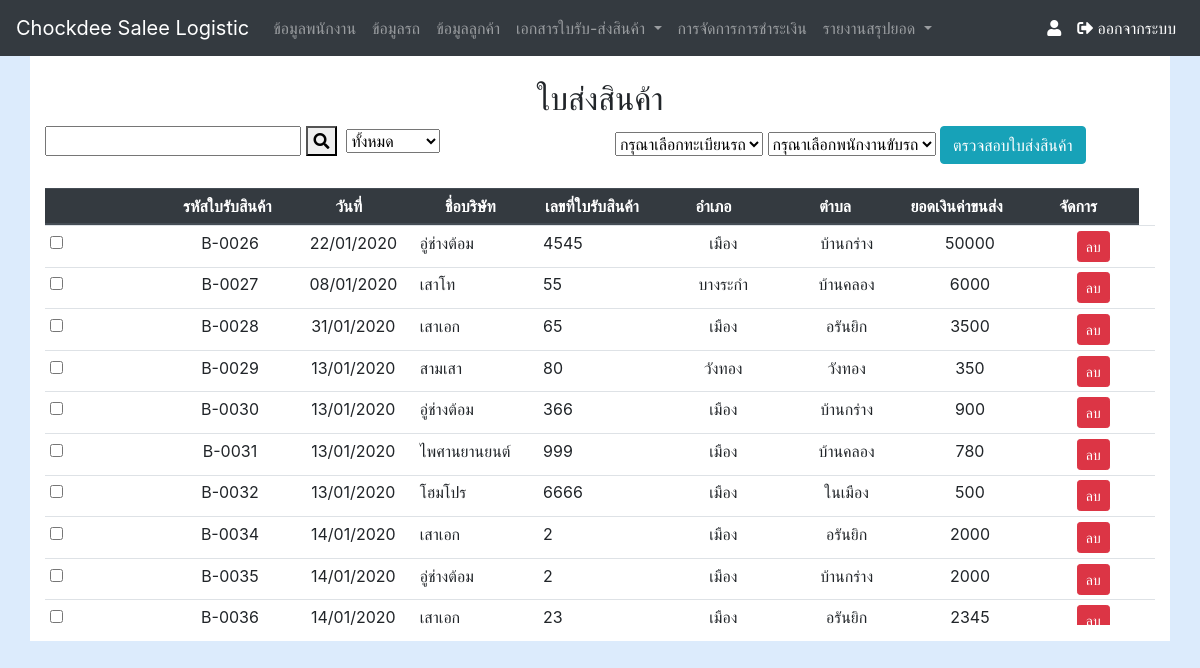
/receipt_show.php, run on the app's committed database.
### tables this page shows
CREATE TABLE `tb_waybill` (
  `wb_id` int(10) NOT NULL COMMENT 'auto',
  `wb_nbook` varchar(8) NOT NULL COMMENT 'เล่มที่',
  `wb_date` varchar(50) NOT NULL COMMENT 'วันที่',
  `wb_money` float NOT NULL COMMENT 'จำนวนเงิน',
  `wb_payment` enum('ยังไม่ได้ชำระ','ชำระแล้ว') NOT NULL COMMENT 'สถานะ',
  `wb_img` varchar(100) NOT NULL COMMENT 'รูปภาพ',
  `wb_nber` varchar(10) NOT NULL COMMENT 'เลขที่',
  `customer_id` varchar(10) NOT NULL COMMENT 'เรียกใช้มาจากตารางลูกค้า',
  `car_id` int(5) NOT NULL COMMENT 'เรียกใช้มาจากตารางข้อมูลรถ',
  `wb_id_set` varchar(8) DEFAULT NULL,
  `tb_inv_status` int(11) NOT NULL,
  `staff_id` int(11) NOT NULL
);

CREATE TABLE `tb_customer` (
  `cus_id` int(5) NOT NULL COMMENT 'รหัสลูกค้า',
  `customer_id` varchar(10) NOT NULL,
  `cus_compan` varchar(40) NOT NULL COMMENT 'ชื่อบริษัท',
  `cus_house` varchar(8) NOT NULL COMMENT 'บ้านเลขที่',
  `cus_vill` int(5) NOT NULL COMMENT 'หมู่ที่',
  `cus_sub` varchar(20) NOT NULL COMMENT 'ตำบล',
  `cus_area` varchar(20) NOT NULL COMMENT 'อำเภอ',
  `cus_pro` varchar(20) NOT NULL COMMENT 'จังหวัด',
  `cus_pos` varchar(5) NOT NULL COMMENT 'รหัสไปรษณีย์',
  `cus_tle` varchar(10) NOT NULL COMMENT 'เบอร์โทรศัพท์',
  `cus_tin` varchar(13) NOT NULL COMMENT 'เลขประจำตัวผู้เสียภาษี'
);

### receipt_show.php (the view, shortened to what this page needs)
<?php require_once('nevbar.php');
Nevbar(); ?>
<?php require_once('Connections/myconnect.php'); ?>
<?php
$query_waybill = "SELECT * FROM tb_waybill
LEFT JOIN tb_customer
ON tb_waybill.customer_id = tb_customer.cus_id
LEFT JOIN tb_car
ON tb_waybill.car_id = tb_car.car_id
WHERE tb_inv_status=0 and (tb_customer.cus_sub LIKE '%".$_GET["txtKeyword"]."%' or cus_compan LIKE '%".$_GET["txtKeyword"]."%' or tb_customer.cus_area LIKE '%".$_GET["txtKeyword"]."%' or wb_payment LIKE '%".$_GET["txtKeyword"]."%' )
ORDER BY wb_id";
$waybill = mysql_query($query_waybill, $myconnect) or die(mysql_error());
?>
<!DOCTYPE html
    PUBLIC "-//W3C//DTD XHTML 1.0 Transitional//EN" "http://www.w3.org/TR/xhtml1/DTD/xhtml1-transitional.dtd">
<html xmlns="http://www.w3.org/1999/xhtml">
<head>
    <link rel="stylesheet" href="css/custom.css" />
</head>
<body>
    <div class="container">
        <br />
        <h2 align="center">ใบส่งสินค้า</h2>
        <div class="row">
            <div class="col-sm-6">
                <form name="frmSearch" method="get" action="<?php echo $_SERVER['SCRIPT_NAME'];?>">
                    <input name="txtKeyword" type="text" id="txtKeyword" value="<?php echo $_GET["txtKeyword"];?>">
                    <button type="submit"><i class="fa fa-search"></i></button>
                    <select name="dd_input" id="select2">
                        <option value="All">ทั้งหมด</option>
                    </select>
                </form>
            </div>
            <div class="col-sm-6 ">
                <form name="myForm" action="waybill_insert_pdf.php" autocomplete="off" onsubmit="return validateForm()"
                    method="POST" enctype="multipart/form-data">
                    <select name="car_id" id="car_id">
                        <option selected disabled hidden>กรุณาเลือกทะเบียนรถ</option>
                    </select>
                    <select name="staff_id" id="staff_id">
                        <option selected disabled hidden>กรุณาเลือกพนักงานขับรถ</option>
                    </select>
                    <button class="btn btn-info">ตรวจสอบใบส่งสินค้า</button>
            </div>
        </div>
        <br />
        <div class="table-responsive">
            <table class="table table-hover table-sm">
                <thead class="thead-dark">
                    <tr>
                        <th>
                        </th>
                        <th>
                            <div align="center">รหัสใบรับสินค้า</div>
                        </th>
                        <th>
                            <div align="center">วันที่</div>
                        </th>
                        <th>
                            <div align="center">ชื่อบริษัท</div>
                        </th>
                        <th>
                            <div align="center">เลขที่ใบรับสินค้า</div>
                        </th>
                        <th>
                            <div align="center">อำเภอ</div>
                        </th>
                        <th>
                            <div align="center">ตำบล</div>
                        </th>
                        <th>
                            <div align="center">ยอดเงินค่าขนส่ง</div>
                        </th>
                        <th>
                            <div align="center">จัดการ</div>
                        </th>
                    </tr>
                </thead>
                <tbody>
                    <?php while($row_waybill = mysql_fetch_array($waybill)) { ?>
                    <tr>
                        <td><input type='checkbox' name='listData[]' value='<?php echo $row_waybill["wb_id"]; ?>'></td>
                        <td height="33">
                            <div align="center"><?php echo $row_waybill["wb_id_set"]; ?></div>
                        </td>
                        <td>
                            <div align="center">
                                <?php $date=date_create($row_waybill['wb_date']); echo date_format($date,"d/m/Y"); ?>
                        </td>
                        <td>
                            <div><?php echo $row_waybill['cus_compan']; ?></div>
                        </td>
                        <td>
                            <div><?php echo $row_waybill['wb_nbook']; ?></div>
                        </td>
                        <td>
                            <div align="center"><?php echo $row_waybill['cus_area']; ?></div>
                        </td>
                        <td>
                            <div align="center"><?php echo $row_waybill['cus_sub']; ?></div>
                        </td>
                        <td>
                            <div align="center"><?php echo $row_waybill['wb_money']; ?></div>
                        </td>
                        <td>
                            <div align="center">
                                <a class="btn btn-danger btn-sm" role="button"
                                    href="waybill_del.php?id=<?php echo $row_waybill['wb_id']; ?>?staff_id=<?php echo $row_waybill['waybill_id']; ?>"
                                    onclick="return confirm('ยืนยันที่จะลบข้อมูลหรือไม่ ?')">ลบ</a>
                        </td>
                    </tr>
                    <? } mysql_free_result($waybill); ?>
                </tbody>
            </table>
        </div>
</body>
</html>

### css/custom.css (style rules this page uses)
body { background: #DCEBFC; }
.container { background: #FFF; }
table, tbody { display: block; height: 400px; overflow: auto; }
thead, tbody tr { display: table; width: 100%; table-layout: fixed; }
thead { width: calc(100% - 1em) }
table { width: 100%; height:100% }

### data on the page
tb_waybill: wb_id_set "B-0026", wb_date "22/01/2020", customer.cus_compan "อู่ช่างต้อม", wb_nbook "4545", customer.cus_area "เมือง", customer.cus_sub "บ้านกร่าง", wb_money "50000"
tb_waybill: wb_id_set "B-0027", wb_date "08/01/2020", customer.cus_compan "เสาโท", wb_nbook "55", customer.cus_area "บางระกำ", customer.cus_sub "บ้านคลอง", wb_money "6000"
tb_waybill: wb_id_set "B-0028", wb_date "31/01/2020", customer.cus_compan "เสาเอก", wb_nbook "65", customer.cus_area "เมือง", customer.cus_sub "อรันยิก", wb_money "3500"
tb_waybill: wb_id_set "B-0029", wb_date "13/01/2020", customer.cus_compan "สามเสา", wb_nbook "80", customer.cus_area "วังทอง", customer.cus_sub "วังทอง", wb_money "350"
tb_waybill: wb_id_set "B-0030", wb_date "13/01/2020", customer.cus_compan "อู่ช่างต้อม", wb_nbook "366", customer.cus_area "เมือง", customer.cus_sub "บ้านกร่าง", wb_money "900"
tb_waybill: wb_id_set "B-0031", wb_date "13/01/2020", customer.cus_compan "ไพศานยานยนต์", wb_nbook "999", customer.cus_area "เมือง", customer.cus_sub "บ้านคลอง", wb_money "780"
tb_waybill: wb_id_set "B-0032", wb_date "13/01/2020", customer.cus_compan "โฮมโปร", wb_nbook "6666", customer.cus_area "เมือง", customer.cus_sub "ในเมือง", wb_money "500"
tb_waybill: wb_id_set "B-0034", wb_date "14/01/2020", customer.cus_compan "เสาเอก", wb_nbook "2", customer.cus_area "เมือง", customer.cus_sub "อรันยิก", wb_money "2000"
tb_waybill: wb_id_set "B-0035", wb_date "14/01/2020", customer.cus_compan "อู่ช่างต้อม", wb_nbook "2", customer.cus_area "เมือง", customer.cus_sub "บ้านกร่าง", wb_money "2000"
tb_waybill: wb_id_set "B-0036", wb_date "14/01/2020", customer.cus_compan "เสาเอก", wb_nbook "23", customer.cus_area "เมือง", customer.cus_sub "อรันยิก", wb_money "2345"
